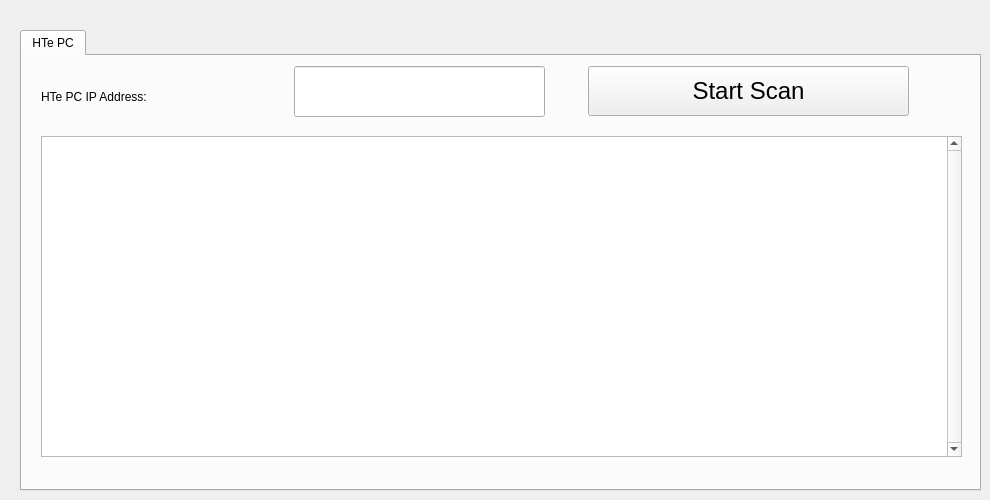
     <widget class="QWidget" name="serviceDiagTab">
      <property name="accessibleName">
       <string notr="true"/>
      </property>
      <property name="accessibleDescription">
       <string notr="true"/>
      </property>
      <attribute name="title">
       <string>...</string>
      </attribute>
      <widget class="QTabWidget" name="hteSmTab">
       <property name="geometry">
        <rect>
         <x>20</x>
         <y>30</y>
         <width>961</width>
         <height>461</height>
        </rect>
       </property>
       <property name="currentIndex">
        <number>0</number>
       </property>
       <widget class="QWidget" name="tab_3">
        <attribute name="title">
         <string>HTe PC</string>
        </attribute>
        <widget class="QPushButton" name="btnStartScan">
         <property name="geometry">
          <rect>
           <x>566</x>
           <y>10</y>
           <width>321</width>
           <height>50</height>
          </rect>
         </property>
         <property name="sizePolicy">
          <sizepolicy hsizetype="Fixed" vsizetype="Fixed">
           <horstretch>0</horstretch>
           <verstretch>0</verstretch>
          </sizepolicy>
         </property>
         <property name="minimumSize">
          <size>
           <width>271</width>
           <height>50</height>
          </size>
         </property>
         <property name="maximumSize">
          <size>
           <width>401</width>
           <height>50</height>
          </size>
         </property>
         <property name="font">
          <font>
           <pointsize>18</pointsize>
           <weight>50</weight>
           <bold>false</bold>
          </font>
         </property>
         <property name="text">
          <string>Start Scan</string>
         </property>
        </widget>
        <widget class="QLineEdit" name="txtHTeSmPC">
         <property name="geometry">
          <rect>
           <x>272</x>
           <y>10</y>
           <width>251</width>
           <height>51</height>
          </rect>
         </property>
         <property name="text">
          <string/>
         </property>
         <property name="alignment">
          <set>Qt::AlignCenter</set>
         </property>
         <property name="placeholderText">
          <string/>
         </property>
        </widget>
        <widget class="QListWidget" name="scanResultsList">
         <property name="geometry">
          <rect>
           <x>19</x>
           <y>80</y>
           <width>921</width>
           <height>321</height>
          </rect>
         </property>
         <property name="font">
          <font>
           <pointsize>11</pointsize>
           <weight>50</weight>
           <bold>false</bold>
          </font>
         </property>
         <property name="styleSheet">
          <string notr="true">QListWidget#pingResultsList{
color: rgb(0,0,0);
background:white;
}

QListWidget#pingResultsList::scrollbar{
width: 40px;
}</string>
         </property>
         <property name="verticalScrollBarPolicy">
          <enum>Qt::ScrollBarAlwaysOn</enum>
         </property>
         <property name="autoScrollMargin">
          <number>16</number>
         </property>
         <property name="showDropIndicator" stdset="0">
          <bool>false</bool>
         </property>
         <property name="verticalScrollMode">
          <enum>QAbstractItemView::ScrollPerPixel</enum>
         </property>
        </widget>
        <widget class="QLabel" name="lblPAddress">
         <property name="geometry">
          <rect>
           <x>19</x>
           <y>10</y>
           <width>251</width>
           <height>61</height>
          </rect>
         </property>
         <property name="sizePolicy">
          <sizepolicy hsizetype="Fixed" vsizetype="Fixed">
           <horstretch>0</horstretch>
           <verstretch>0</verstretch>
          </sizepolicy>
         </property>
         <property name="text">
          <string>HTe PC IP Address:</string>
         </property>
         <property name="scaledContents">
          <bool>true</bool>
         </property>
        </widget>
       </widget>
      </widget>
     </widget>
